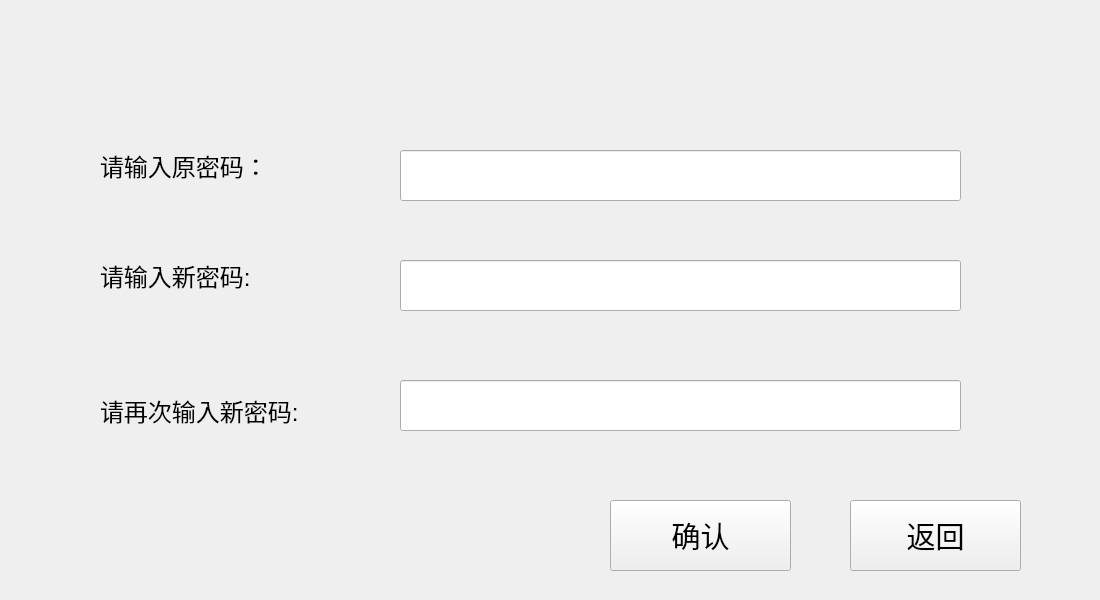
<?xml version="1.0" encoding="UTF-8"?>
<ui version="4.0">
 <class>change</class>
 <widget class="QWidget" name="change">
  <property name="geometry">
   <rect>
    <x>0</x>
    <y>0</y>
    <width>1100</width>
    <height>600</height>
   </rect>
  </property>
  <property name="minimumSize">
   <size>
    <width>1100</width>
    <height>600</height>
   </size>
  </property>
  <property name="maximumSize">
   <size>
    <width>1100</width>
    <height>600</height>
   </size>
  </property>
  <property name="font">
   <font>
    <family>Agency FB</family>
    <pointsize>16</pointsize>
   </font>
  </property>
  <property name="windowTitle">
   <string>Form</string>
  </property>
  <property name="autoFillBackground">
   <bool>true</bool>
  </property>
  <property name="styleSheet">
   <string notr="true"/>
  </property>
  <widget class="QLabel" name="label">
   <property name="geometry">
    <rect>
     <x>-10</x>
     <y>-10</y>
     <width>1201</width>
     <height>621</height>
    </rect>
   </property>
   <property name="styleSheet">
    <string notr="true">background-image: url(:/images/resource/background.png);</string>
   </property>
   <property name="text">
    <string/>
   </property>
  </widget>
  <widget class="QLabel" name="label_3">
   <property name="geometry">
    <rect>
     <x>100</x>
     <y>390</y>
     <width>251</width>
     <height>41</height>
    </rect>
   </property>
   <property name="font">
    <font>
     <family>Arial</family>
     <pointsize>18</pointsize>
    </font>
   </property>
   <property name="text">
    <string>请再次输入新密码:</string>
   </property>
  </widget>
  <widget class="QLineEdit" name="lineEdit_2">
   <property name="geometry">
    <rect>
     <x>400</x>
     <y>260</y>
     <width>561</width>
     <height>51</height>
    </rect>
   </property>
   <property name="font">
    <font>
     <family>Arial</family>
     <weight>50</weight>
     <italic>false</italic>
     <bold>false</bold>
    </font>
   </property>
  </widget>
  <widget class="QLabel" name="label_2">
   <property name="geometry">
    <rect>
     <x>100</x>
     <y>150</y>
     <width>201</width>
     <height>31</height>
    </rect>
   </property>
   <property name="font">
    <font>
     <family>Arial</family>
     <pointsize>18</pointsize>
    </font>
   </property>
   <property name="text">
    <string>请输入原密码：</string>
   </property>
  </widget>
  <widget class="QLabel" name="label_4">
   <property name="geometry">
    <rect>
     <x>100</x>
     <y>260</y>
     <width>191</width>
     <height>31</height>
    </rect>
   </property>
   <property name="font">
    <font>
     <family>Arial</family>
     <pointsize>18</pointsize>
    </font>
   </property>
   <property name="text">
    <string>请输入新密码:</string>
   </property>
  </widget>
  <widget class="QPushButton" name="pushButton">
   <property name="geometry">
    <rect>
     <x>610</x>
     <y>500</y>
     <width>181</width>
     <height>71</height>
    </rect>
   </property>
   <property name="font">
    <font>
     <family>Agency FB</family>
     <pointsize>22</pointsize>
    </font>
   </property>
   <property name="text">
    <string>确认</string>
   </property>
  </widget>
  <widget class="QLineEdit" name="lineEdit_3">
   <property name="geometry">
    <rect>
     <x>400</x>
     <y>380</y>
     <width>561</width>
     <height>51</height>
    </rect>
   </property>
   <property name="font">
    <font>
     <family>Arial</family>
     <weight>50</weight>
     <italic>false</italic>
     <bold>false</bold>
    </font>
   </property>
  </widget>
  <widget class="QLineEdit" name="lineEdit">
   <property name="geometry">
    <rect>
     <x>400</x>
     <y>150</y>
     <width>561</width>
     <height>51</height>
    </rect>
   </property>
   <property name="font">
    <font>
     <family>Arial</family>
     <weight>50</weight>
     <italic>false</italic>
     <bold>false</bold>
    </font>
   </property>
   <property name="text">
    <string/>
   </property>
  </widget>
  <widget class="QPushButton" name="pushButton_2">
   <property name="geometry">
    <rect>
     <x>850</x>
     <y>500</y>
     <width>171</width>
     <height>71</height>
    </rect>
   </property>
   <property name="font">
    <font>
     <family>Agency FB</family>
     <pointsize>22</pointsize>
    </font>
   </property>
   <property name="text">
    <string>返回</string>
   </property>
  </widget>
 </widget>
 <resources>
  <include location="../one_class/picture.qrc"/>
 </resources>
 <connections/>
</ui>
